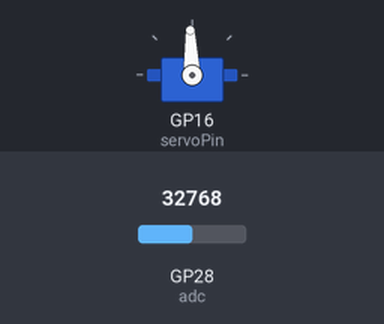
Bench run of a program on a simulated Raspberry Pi Pico running MicroPython. Shown: servo. The test bench sets the inputs (shaded band); at power-on: GP28 (adc) = 32768 (analog values on the 0–65535 scale). Servo angles are drawn from the pulse width (0.5 ms = 0°, 2.5 ms = 180°); what the program prints to the serial console is not drawn.

Above: at 1.2 s.
1.3 s: GP28 (adc) set to 45874
At 1.8 s:
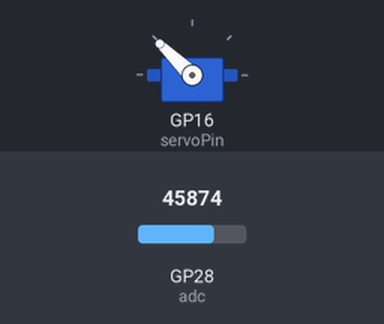
2.8 s: GP28 (adc) set to 57670
At 4.0 s:
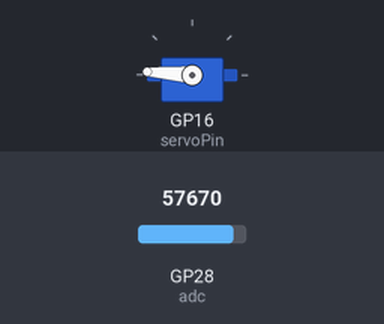
4.3 s: GP28 (adc) set to 65535
At 5.3 s:
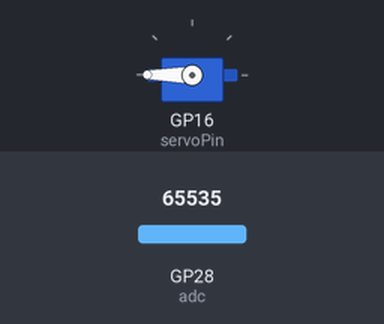
5.8 s: GP28 (adc) set to 19660
At 6.4 s:
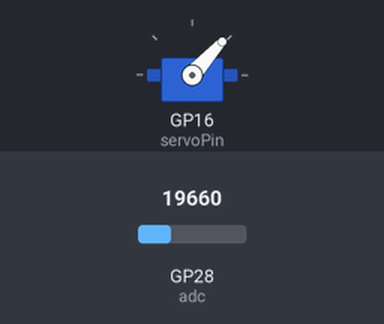
7.3 s: GP28 (adc) set to 8345
At 7.6 s:
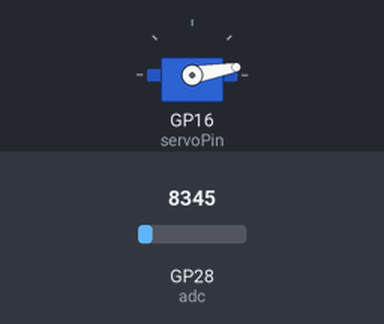
8.8 s: GP28 (adc) set to 32767
At 9.9 s:
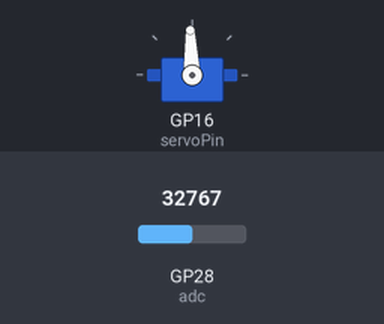
Timing chart, 0 to 11.3 s (numbered marks = the images above; inputs shaded):
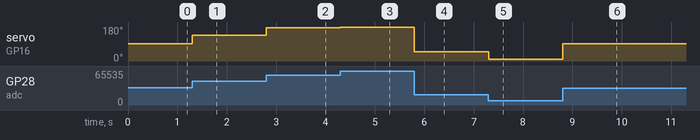

The program:

Ejercicio_12.py
```python
# Ejercicio #12.
# Componentes utilizados: Slide Potentiometer y Servo.
# Alumno: Jesus Pablo Ramirez Villa.
# Materia: Sistemas Programables.
# Docente: Rene Solis Reyes.
from machine import Pin, PWM,ADC
from time import sleep

adc = ADC(Pin(28))

servoPin = PWM(Pin(16))
servoPin.freq(50)

def servo(degrees):
    # limit degrees beteen 0 and 180
    if degrees > 180: degrees=180
    if degrees < 0: degrees=0
    # set max and min duty
    maxDuty=9000
    minDuty=1000
    # new duty is between min and max duty in proportion to its value
    newDuty=minDuty+(maxDuty-minDuty)*(degrees/180)
    # servo PWM value is set
    servoPin.duty_u16(int(newDuty))

while True:
  value=adc.read_u16()
  print(value)
  degree=value*180/65500
  servo(degree)
  sleep(0.001)
```

Measured:
- after the input at 1.3 s, servo on GP16 (servoPin): 92° → 136° at once
- after the input at 2.8 s, servo on GP16 (servoPin): 136° → 176° at once
- after the input at 4.3 s, servo on GP16 (servoPin): 176° → 180° at once
- after the input at 5.8 s, servo on GP16 (servoPin): 180° → 48° at once
- after the input at 7.3 s, servo on GP16 (servoPin): 48° → 10° at once
- after the input at 8.8 s, servo on GP16 (servoPin): 10° → 92° at once
